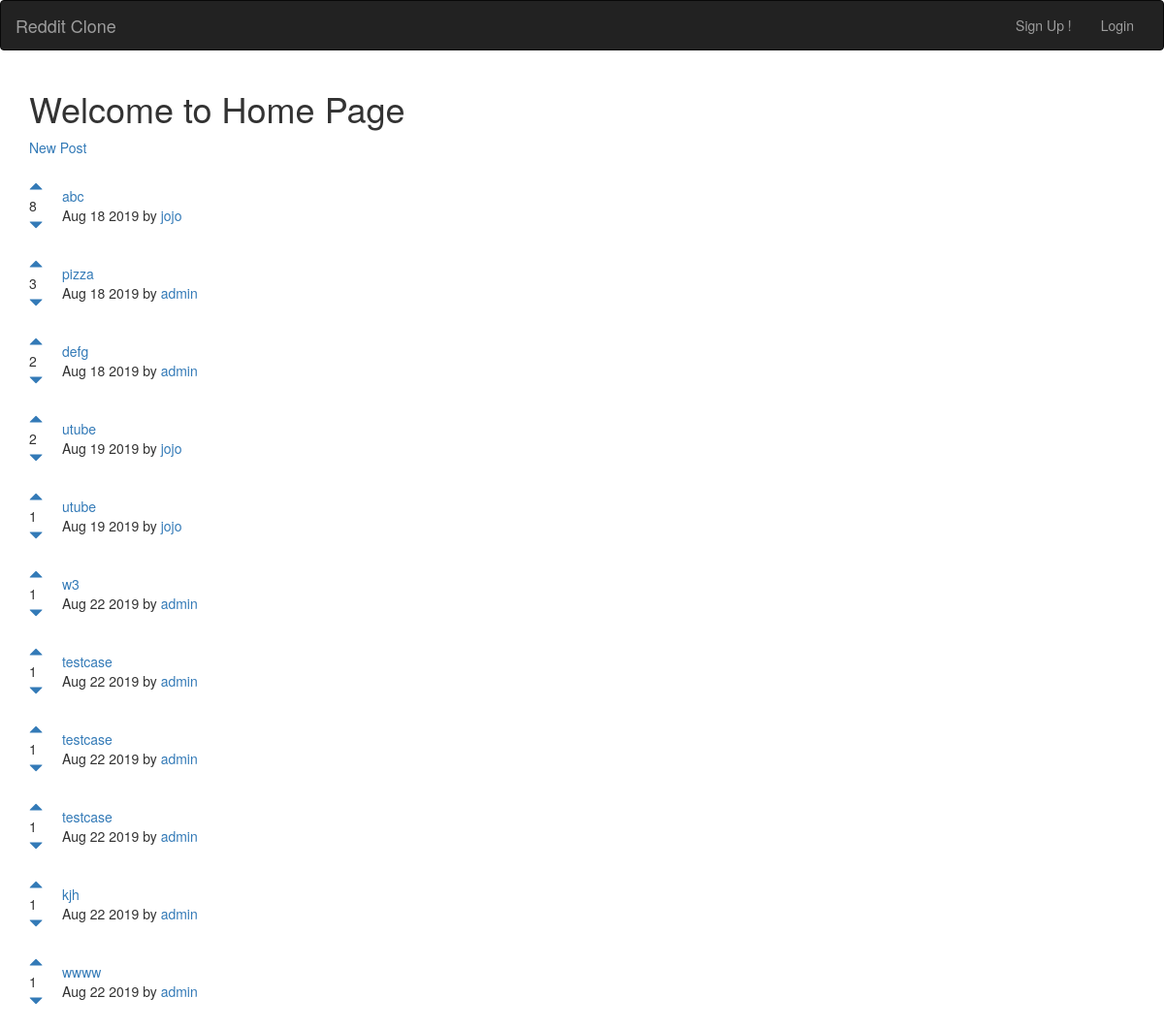
The page / on the database its author committed.
### posts/models.py (models this page shows)
class Post(models.Model):
    title=models.CharField(max_length=200)
    url=models.TextField()
    pub_date=models.DateTimeField()
    author=models.ForeignKey(User , on_delete=models.CASCADE)
    votes=models.IntegerField(default=1)
    def pub_date_pretty(self):
        return self.pub_date.strftime("%b %d %Y")

### posts/views.py (the view)
# urls.py: 2. Add a URL to urlpatterns:  path('', views.home, name='home')
def home(request):
    posts=Post.objects.order_by('-votes')
    return render(request,"posts/home.html",{'posts':posts})

### posts/templates/posts/home.html (shortened to what this page needs)
{% extends 'base.html' %}
{% block content %}
<h1>Welcome to Home Page</h1>
<a href="{% url 'posts:create' %}">New Post</a>
<br>
<br>
{% for post in posts.all %}
<table>
  <tr>
    <td style="padding-right:20px;"><a href="#" onClick="document.getElementById('upvote{{post.id}}').submit()"><span class="glyphicon glyphicon-triangle-top" aria-hidden="true"></span></a><br>{{post.votes}}<br><a href="#" onClick="document.getElementById('downvote{{post.id}}').submit()"><span class="glyphicon glyphicon-triangle-bottom" aria-hidden="true"></span></a></td>
    <td><a href="{{ post.url }}">{{post.title}}</a><br>{{post.pub_date_pretty}} by <a href="{% url 'posts:userposts' post.author.id %}">{{ post.author.username }}</a></td>
  </tr>
</table>
<br>
{% endfor %}
{% endblock %}

### templates/base.html (shortened to what this page needs)
<!DOCTYPE html>
<html lang="en">
  <head>
    <link rel="stylesheet" href="https://maxcdn.bootstrapcdn.com/bootstrap/3.3.7/css/bootstrap.min.css">
  </head>
  <body>
<nav class="navbar navbar-inverse">
  <div class="container-fluid">
    <div class="navbar-header">
      <a class="navbar-brand" href="{% url 'home' %}">Reddit Clone</a>
    </div>
    <div class="collapse navbar-collapse" id="mynav">
     <ul class="nav navbar-nav navbar-right">
       {% if user.is_authenticated %}
       <li><a href="#" onClick="document.getElementById('logout').submit()">Logout</a></li>
       <form id="logout" method="POST" action="{% url 'accounts:logout' %}">
         {% csrf_token %}
         <input type="hidden">
       </form>
       {% else %}
       <li><a href="{% url 'accounts:signup' %}">Sign Up !</a></li>
       <li><a href="{% url 'accounts:login' %}">Login</a></li>
       {% endif %}
       </ul>
       </div>
  </div>
</nav>
  <div class="container">
    {% block content %}
    {% endblock %}
  </div>
  </body>
</html>

### rows shown on the page
Post: votes "8", title "abc", pub_date_pretty "Aug 18 2019", author.username "jojo"
Post: votes "3", title "pizza", pub_date_pretty "Aug 18 2019", author.username "admin"
Post: votes "2", title "defg", pub_date_pretty "Aug 18 2019", author.username "admin"
Post: votes "2", title "utube", pub_date_pretty "Aug 19 2019", author.username "jojo"
Post: votes "1", title "utube", pub_date_pretty "Aug 19 2019", author.username "jojo"
Post: votes "1", title "w3", pub_date_pretty "Aug 22 2019", author.username "admin"
Post: votes "1", title "testcase", pub_date_pretty "Aug 22 2019", author.username "admin"
Post: votes "1", title "testcase", pub_date_pretty "Aug 22 2019", author.username "admin"
Post: votes "1", title "testcase", pub_date_pretty "Aug 22 2019", author.username "admin"
Post: votes "1", title "kjh", pub_date_pretty "Aug 22 2019", author.username "admin"
Post: votes "1", title "wwww", pub_date_pretty "Aug 22 2019", author.username "admin"
